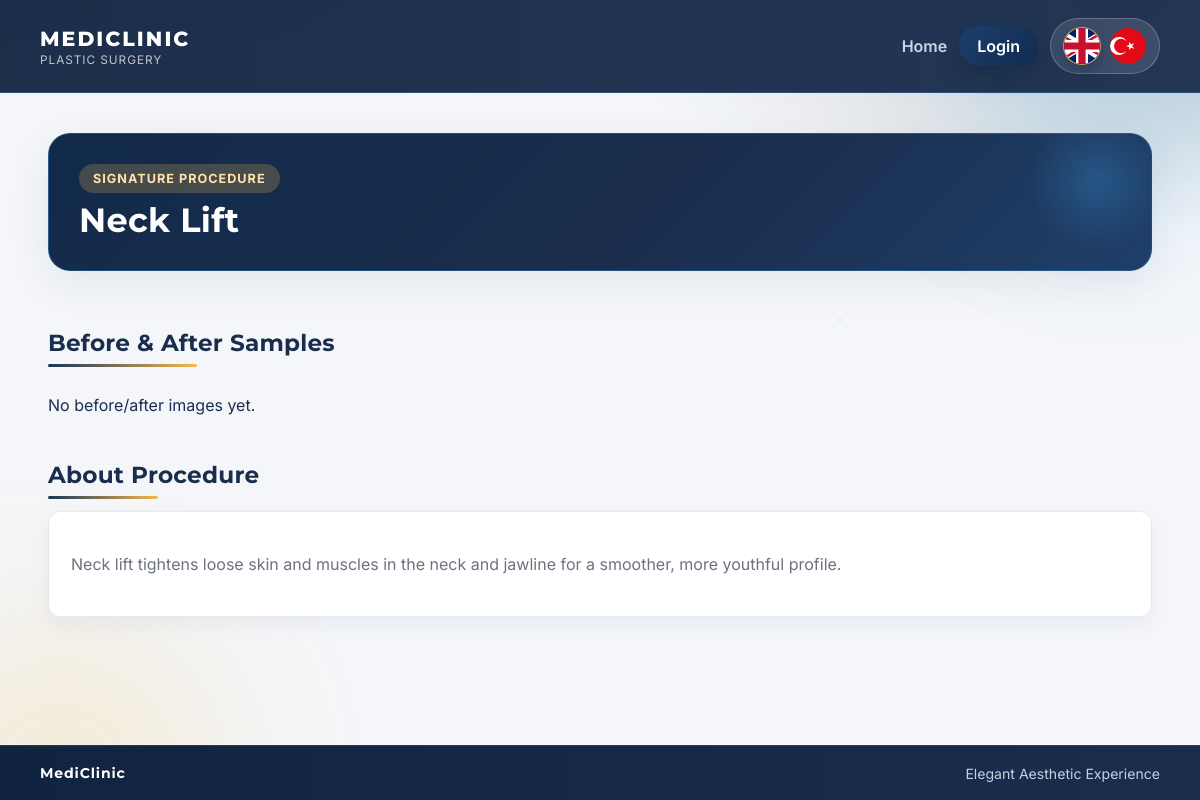
Screenshot of /procedure/neck-lift/ with the database file from the repository.
### clinic/models.py (models this page shows, shortened)
class Procedure(models.Model):
    slug = models.SlugField(unique=True)
    name_en = models.CharField(max_length=120)
    name_tr = models.CharField(max_length=120)
    summary_en = models.TextField()
    summary_tr = models.TextField()
    default_image = models.ImageField(upload_to='procedures/defaults/')
    created_at = models.DateTimeField(auto_now_add=True)
    class Meta:
        ordering = ['name_en']

### clinic/views.py (the view)
# urls.py: path('procedure/<slug:slug>/', views.procedure_detail, name='procedure_detail'),
def procedure_detail(request, slug):
    lang = request.session.get('lang', 'en')
    procedure = get_object_or_404(Procedure, slug=slug)
    gallery_sections = build_gallery_sections(procedure, lang)
    context = {
        'procedure': procedure,
        'name': get_text(procedure, 'name', lang),
        'summary': get_text(procedure, 'summary', lang),
        'gallery_sections': gallery_sections,
        'has_gallery': bool(gallery_sections),
    }
    return render(request, 'clinic/procedure_detail.html', add_shared_forms(request, context))

### clinic/context_processors.py (called while the page is built)
def global_context(request):
    current_lang = request.session.get('lang', 'en')
    if current_lang not in UI_TEXTS:
        current_lang = 'en'
    return {
        'current_lang': current_lang,
        'texts': UI_TEXTS[current_lang],
    }

### clinic/views.py (called while the page is built, shortened)
def get_text(obj, field_base, lang):
    value = getattr(obj, f'{field_base}_{lang}', '')
    if value:
        return value
    return getattr(obj, f'{field_base}_en', '')

def add_shared_forms(request, context):
    if request.user.is_authenticated and 'procedure_form' not in context:
        context['procedure_form'] = ProcedureForm()
    return context

def build_gallery_sections(procedure, lang):
    sections = []
    return sections

### templates/clinic/procedure_detail.html (shortened to what this page needs)
{% extends 'base.html' %}
{% block content %}
<section class="hero">
    <div class="hero-detail-head">
        <div>
            <div class="hero-chip">Signature Procedure</div>
            <h1>{{ name }}</h1>
        </div>
    </div>
</section>
<h2 class="section-title">{{ texts.before_after }}</h2>
{% if has_gallery %}
    <section class="pairs-grid">
        {% for section in gallery_sections %}
            <article class="pair-section" data-section-index="{{ forloop.counter0 }}">
                <h3 class="pair-title">{{ texts.section_label }} {{ forloop.counter }}</h3>
                <div class="pair-images">
                    <div class="pair-side">
                        <span class="image-label">{{ texts.before }}</span>
                        <div class="side-gallery-grid">
                            {% for item in section.before_items %}
                                <div class="side-gallery-item">
                                    <p class="image-item-title">{{ item.title }}</p>
                                    <div class="gallery-thumb">
                                        <img
                                            src="{{ item.image.url }}"
                                            alt="{{ item.title }}"
                                            class="js-gallery-trigger"
                                            data-section-index="{{ forloop.parentloop.counter0 }}"
                                            data-slide-index="{{ forloop.counter0 }}"
                                            data-mode="before"
                                            data-title="{{ item.title }}"
                                        >
                                    </div>
                                    {% if user.is_authenticated %}
                                        <div class="sample-actions">
                                            <a class="btn btn-outline btn-small" href="{% url 'edit_procedure_image' procedure.slug item.id %}">{{ texts.edit_image }}</a>
                                            <form method="post" action="{% url 'delete_procedure_image' procedure.slug item.id %}" onsubmit="return confirm('{{ texts.confirm_delete }}');">
                                                {% csrf_token %}
                                                <button type="submit" class="btn btn-danger btn-small">{{ texts.delete_image }}</button>
                                            </form>
                                        </div>
                                    {% endif %}
                                </div>
                            {% empty %}
                                <p class="gallery-empty">{{ texts.no_before_in_section }}</p>
                            {% endfor %}
                        </div>
                    </div>
                    <div class="pair-side">
                        <span class="image-label">{{ texts.after }}</span>
                        <div class="side-gallery-grid">
                            {% for item in section.after_items %}
                                <div class="side-gallery-item">
                                    <p class="image-item-title">{{ item.title }}</p>
                                    <div class="gallery-thumb">
                                        <img
                                            src="{{ item.image.url }}"
                                            alt="{{ item.title }}"
                                            class="js-gallery-trigger"
                                            data-section-index="{{ forloop.parentloop.counter0 }}"
                                            data-slide-index="{{ forloop.counter0 }}"
                                            data-mode="after"
                                            data-title="{{ item.title }}"
                                        >
                                    </div>
                                    {% if user.is_authenticated %}
                                        <div class="sample-actions">
                                            <a class="btn btn-outline btn-small" href="{% url 'edit_procedure_image' procedure.slug item.id %}">{{ texts.edit_image }}</a>
                                            <form method="post" action="{% url 'delete_procedure_image' procedure.slug item.id %}" onsubmit="return confirm('{{ texts.confirm_delete }}');">
                                                {% csrf_token %}
                                                <button type="submit" class="btn btn-danger btn-small">{{ texts.delete_image }}</button>
                                            </form>
                                        </div>
                                    {% endif %}
                                </div>
                            {% empty %}
                                <p class="gallery-empty">{{ texts.no_after_in_section }}</p>
                            {% endfor %}
                        </div>
                    </div>
                </div>
            </article>
        {% endfor %}
    </section>
{% else %}
    <p>{{ texts.no_samples }}</p>
{% endif %}
<h2 class="section-title">{{ texts.about_procedure }}</h2>
<article class="description-box">
    {{ summary|linebreaks }}
</article>
{% endblock %}

### clinic/static/clinic/styles.css (style rules this page uses)
:root { --primary: #3fa9f5; --accent: #f5b94c; --bg-soft: #f4f6f9; --heading: #1a2d4d; --navy-strong: #10233f; --navy-soft: #16345c; --body: #6b7280; --white: #ffffff; --line: #e4e9f2; --shadow-soft: 0 12px 40px rgba(26, 45, 77, 0.08); --shadow-card: 0 10px 24px rgba(26, 45, 77, 0.1); --page-gutter: clamp(24px, 5vw, 48px); }
* { box-sizing: border-box; }
body { margin: 0; font-family: "Inter", sans-serif; background: radial-gradient(1000px 400px at 10% -20%, rgba(16, 35, 63, 0.2), transparent 60%), radial-gradient(900px 380px at 95% 0%, rgba(22, 52, 92, 0.18), transparent 60%), radial-gradient(800px 360px at 95% 0%, rgba(245, 185, 76, 0.12), transparent 60%), var(--bg-soft); color: var(--heading); position: relative; min-height: 100vh; display: flex; flex-direction: column; }
h1, h2, h3 { font-family: "Montserrat", sans-serif; color: var(--heading); letter-spacing: 0.01em; }
.hero { background: linear-gradient(135deg, #122a4a, #1a2d4d 55%, #1f3f69); border-radius: 22px; border: 1px solid rgba(63, 169, 245, 0.26); padding: 30px; margin-bottom: 28px; box-shadow: var(--shadow-soft); position: relative; overflow: hidden; background-color: var(--heading); }
.hero::after { content: ""; position: absolute; top: -24px; right: -16px; width: 140px; height: 140px; background: radial-gradient(circle, rgba(63, 169, 245, 0.25), transparent 70%); }
.hero h1 { margin: 8px 0 0; font-size: clamp(1.8rem, 2.8vw, 2.5rem); line-height: 1.15; max-width: 640px; color: var(--white); }
.hero-chip { display: inline-flex; padding: 7px 14px; border-radius: 999px; background: rgba(245, 185, 76, 0.22); color: #ffe3ab; font-size: 0.79rem; letter-spacing: 0.08em; text-transform: uppercase; font-weight: 700; position: relative; z-index: 1; }
.hero-detail-head { display: flex; justify-content: space-between; gap: 16px; align-items: flex-start; }
.section-title { margin: 30px 0 12px; font-size: 1.45rem; letter-spacing: 0.01em; position: relative; display: inline-block; }
.section-title::after { content: ""; display: block; width: 52%; height: 3px; border-radius: 999px; margin-top: 7px; background: linear-gradient(90deg, var(--navy-soft), var(--accent)); }
.description-box { background: var(--white); border-left: 4px solid #f2c468; padding: 22px; border-radius: 12px; border: 1px solid var(--line); color: var(--body); line-height: 1.8; box-shadow: 0 8px 20px rgba(26, 45, 77, 0.05); }

### rows the page displays
Procedure: name_en "Neck Lift", summary_en "Neck lift tightens loose skin and muscles in the neck and jawline for a smoother, more youthful profile."

### other values shown
{{ texts.brand_subtitle }} "PLASTIC SURGERY"
{{ texts.home }} "Home"
{{ texts.login }} "Login"
{{ texts.before_after }} "Before & After Samples"
{{ texts.no_samples }} "No before/after images yet."
{{ texts.about_procedure }} "About Procedure"
